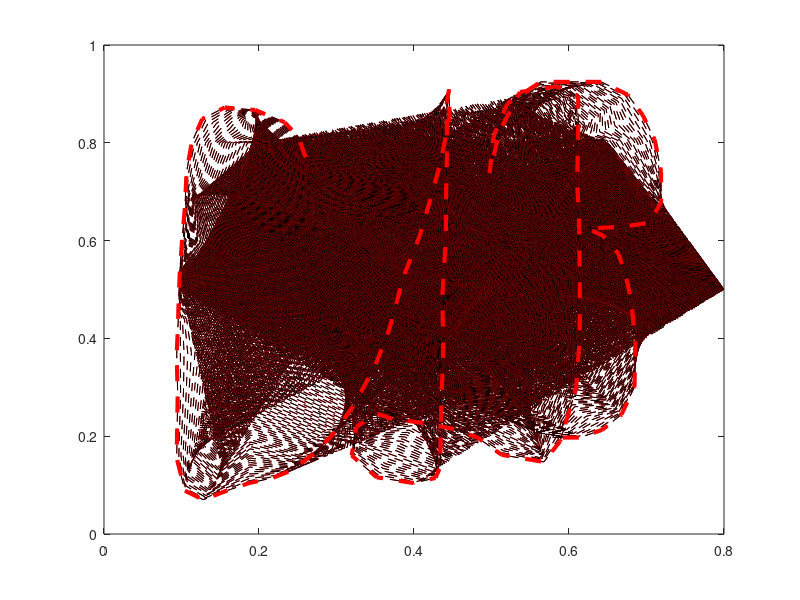

The MATLAB source for this figure:
clear;
P2 =[ 0.2    0.8
    0.3    0.5
    0.1    0.5
    0.2    0.8
    0.5    0.5
    0.8    0.5
    0.65    0.8
    0.5    0.5];

P1 =[0.2604    0.7700
    0.2503    0.8132
    0.2329    0.8421
    0.1952    0.8670
    0.1556    0.8722
    0.1267    0.8486
    0.1132    0.8001
    0.1065    0.7398
    0.1045    0.6704
    0.1011    0.6075
    0.0978    0.5367
    0.0958    0.4502
    0.0958    0.4371
    0.0938    0.3676
    0.0951    0.2851
    0.0938    0.1553
    0.1045    0.0885
    0.1280    0.0701
    0.1583    0.0885
    0.1872    0.1042
    0.2174    0.1147
    0.2429    0.1304
    0.2725    0.1671
    0.2947    0.2025
    0.3216    0.2615
    0.3491    0.3414
    0.3679    0.4174
    0.3834    0.5079
    0.3854    0.5223
    0.4069    0.6075
    0.4210    0.6835
    0.4338    0.7569
    0.4459    0.8512
    0.4452    0.9089
    0.4425    0.8827
    0.4425    0.7805
    0.4412    0.6769
    0.4412    0.6075
    0.4365    0.4856
    0.4378    0.3886
    0.4378    0.3768
    0.4358    0.2890
    0.4345    0.2117
    0.4338    0.1370
    0.4278    0.1147
    0.3995    0.1042
    0.3518    0.1160
    0.3196    0.1606
    0.3256    0.2195
    0.3525    0.2457
    0.3726    0.2353
    0.4217    0.2248
    0.4513    0.2143
    0.4822    0.1972
    0.5131    0.1619
    0.5675    0.1474
    0.5884    0.1894
    0.6092    0.2969
    0.6139    0.4043
    0.6139    0.5288
    0.6132    0.6206
    0.6119    0.6782
    0.6106    0.7163
    0.6119    0.8329
    0.6119    0.8958
    0.5837    0.9155
    0.5366    0.9037
    0.5104    0.8237
    0.4976    0.7385
    0.5030    0.8145
    0.5205    0.8801
    0.5635    0.9246
    0.6415    0.9246
    0.6757    0.8984
    0.6952    0.8565
    0.7107    0.8054
    0.7188    0.7412
    0.7188    0.6769
    0.7026    0.6363
    0.6697    0.6284
    0.6240    0.6245
    0.6442    0.6101
    0.6636    0.5734
    0.6724    0.5341
    0.6798    0.4817
    0.6858    0.3938
    0.6845    0.3008
    0.6677    0.2444
    0.6428    0.2130
    0.6139    0.1972
    0.5736    0.1972];

P3 =[0.4    0.3
    0.3    0.6
    0.5    0.6
    0.4    0.3
    0.7    0.3
    0.8    0.6
    0.6    0.6
    0.7    0.3];

LP1 = length(P1);
LP2 = length(P2);
LP3 = length(P3);

X1 = P1(:,1);
Y1 = P1(:,2);
X2 = P2(:,1);
Y2 = P2(:,2);
X3 = P3(:,1)+0.6;
Y3 = P3(:,2)+0.1;

plot(X1,Y1); hold on
plot(X2,Y2); hold on
plot(X3,Y3); hold on
grid on
axis equal
pause(1)
hold off

%%%%%%2
n = 15;
Dn = (P3-P2)/(n-1);
plot(X2,Y2); hold on; pause(0.1)
hold off
for in = 2:n
    Pt=P2 +Dn*(in-1);
    Xt = Pt(:,1);
    Yt = Pt(:,2);
    plot(Xt,Yt,'k--'); pause(0.1)
axis ([-0.1 0.8 0 1])
end

%%%%%3
n = 150;
Point=0;
if Point
    P2(LP2+1:LP1,1) = P2(LP2,1);
    P2(LP2+1:LP1,2) = P2(LP2,2);
    Dn = (P1-P2)/(n-1);
    plot(X2,Y2); hold on
    hold off
else    
    P2=repmat(P2, ceil(LP1/LP2),1);
    P2=P2(1:LP1,:);
    Dn = (P1-P2)/(n-1);
    plot(X2,Y2); hold on
end    


for in=2:n
    Pt = P2+Dn*(in-1);
    Xt = Pt(:,1);
    Yt = Pt(:,2);
    plot(Xt, Yt,'r--'); pause(0.05)
    plot(Xt, Yt,'k--');
end
plot(Xt,Yt, 'r--', 'LineWidth',3);
hold off